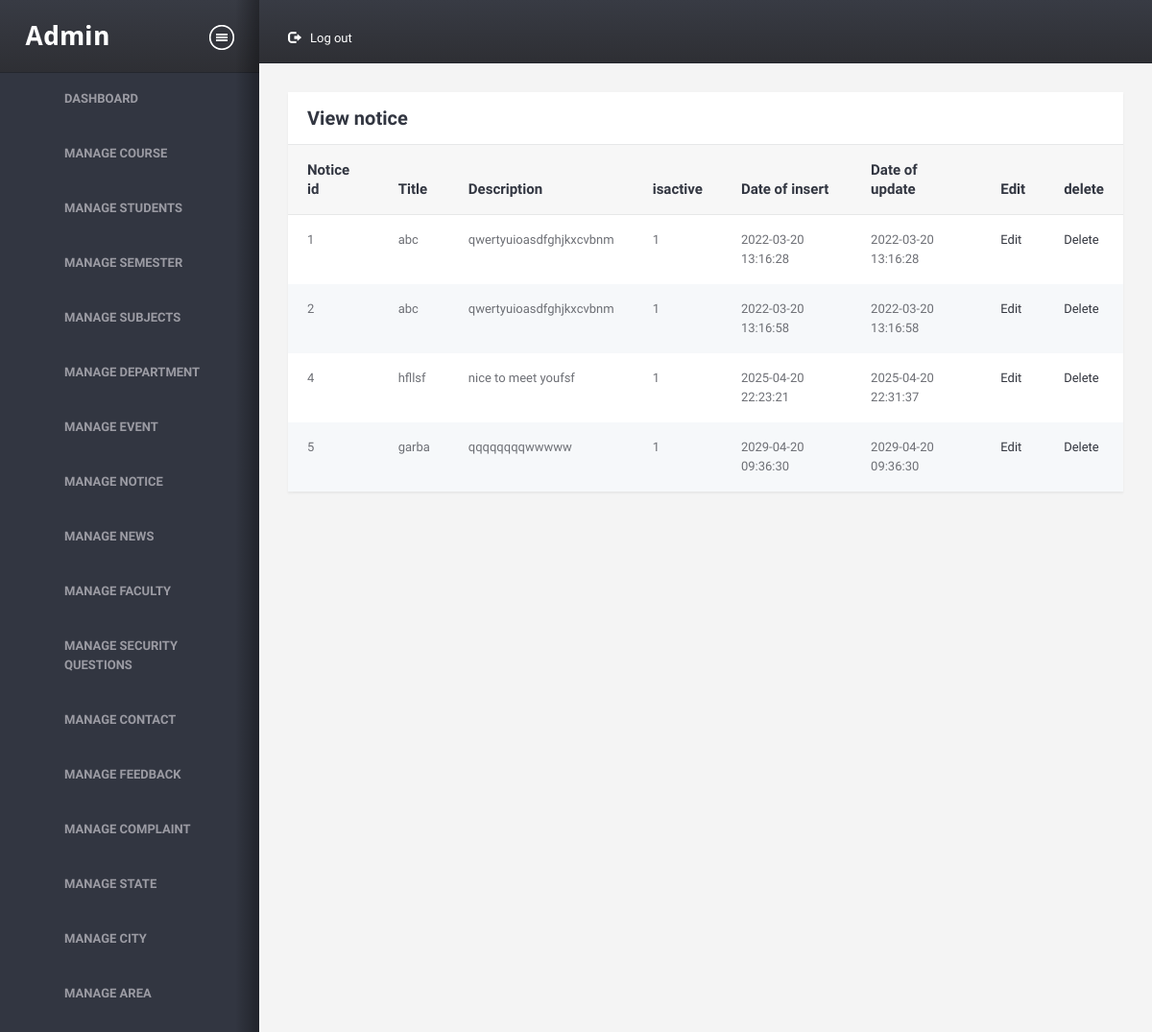
The app's page /admin/viewnotice.php (signed in) with its own data.
### tables this page shows
CREATE TABLE `notice` (
  `notice_id` int(11) NOT NULL,
  `title` varchar(30) NOT NULL,
  `description` varchar(500) NOT NULL,
  `isactive` int(1) NOT NULL,
  `doi` datetime NOT NULL,
  `dou` datetime NOT NULL
);

### admin/viewnotice.php (the view, shortened to what this page needs)
<!DOCTYPE HTML>
<html>
<head>
<link href="assets/css/A.style.css%2bbootstrap.css%2cMcc.0ONHoLZfWm.css.pagespeed.cf.2IS1LTyY4Z.css" rel="stylesheet" media="screen"/>
</head>
<body>
<div class="wrapper">
    <div class="structure-row">
        <?php require 'sidebar.php';?>
        <div class="right-sec">
            <header>
                <nav class="topnav">
                    <ul id="nav1">
                        <li class="settings">
                            <a href="logout.php"><i class="glyphicon glyphicon-log-out"></i>Log out</a>
                        </li>
                    </ul>
                </nav>
                <div class="clearfix"></div>
            </header>
            <div class="content-section">
                <div class="container-liquid">
                    <div class="row">
                        <div class="col-xs-12">
                            <div class="sec-box">
                                <a class="closethis">Close</a>
                                <header>
                                    <h2 class="heading">View notice</h2>
                                </header>
                                <div class="contents">
                                    <a class="togglethis">Toggle</a>
                                    <section>
                                        <table class="table">
                                            <thead>
                                                <tr>
                                                    <th>Notice id</th>
                                                    <th>Title</th>
                                                    <th>Description</th>
                                                    <th>isactive</th>
                                                    <th>Date of insert</th>
                                                    <th>Date of update</th>
                                                    <th>Edit</th>
                                                    <th>delete</th>
                                                </tr>
                                            </thead>
                                            <?php
                require '../common/dbconnect.php';
                $qry = "SELECT * FROM notice WHERE isactive !=2";
                $rs = mysqli_query($conn,$qry);
                if (mysqli_num_rows($rs)>0)
                {
                    while ($row = mysqli_fetch_assoc($rs))
                    {
                        ?>
                        <tr>
                        <td><?php echo $row['notice_id']; ?></td>
                        <td><?php echo $row['title']; ?></td>
                        <td><?php echo $row['description']; ?></td>
                        <td><?php echo $row['isactive']; ?></td>
                        <td><?php echo $row['doi']; ?></td>
                        <td><?php echo $row['dou']; ?></td>
                        <td><a href="editnotice.php?id=<?php echo $row['notice_id'];?>">Edit</a></td>
                        <td><a href="deletenotice.php?id=<?php echo $row['notice_id'];?>">Delete</a></td>
                        </tr>
                        <?php
                    }
                }
                else
                {
                    echo "0 Row found";
                }
                         ?>
                                        </table>
                                    </section>
                                </div>
                            </div>
                        </div>
                    </div>
                </div>
            </div>
        </div>
    </div>
</div>
</body>
</html>

### records on screen
notice: notice_id "1", title "abc", description "qwertyuioasdfghjkxcvbnm", isactive "1", doi "2022-03-20 13:16:28", dou "2022-03-20 13:16:28"
notice: notice_id "2", title "abc", description "qwertyuioasdfghjkxcvbnm", isactive "1", doi "2022-03-20 13:16:58", dou "2022-03-20 13:16:58"
notice: notice_id "4", title "hfllsf", description "nice to meet youfsf", isactive "1", doi "2025-04-20 22:23:21", dou "2025-04-20 22:31:37"
notice: notice_id "5", title "garba", description "qqqqqqqqwwwww", isactive "1", doi "2029-04-20 09:36:30", dou "2029-04-20 09:36:30"
